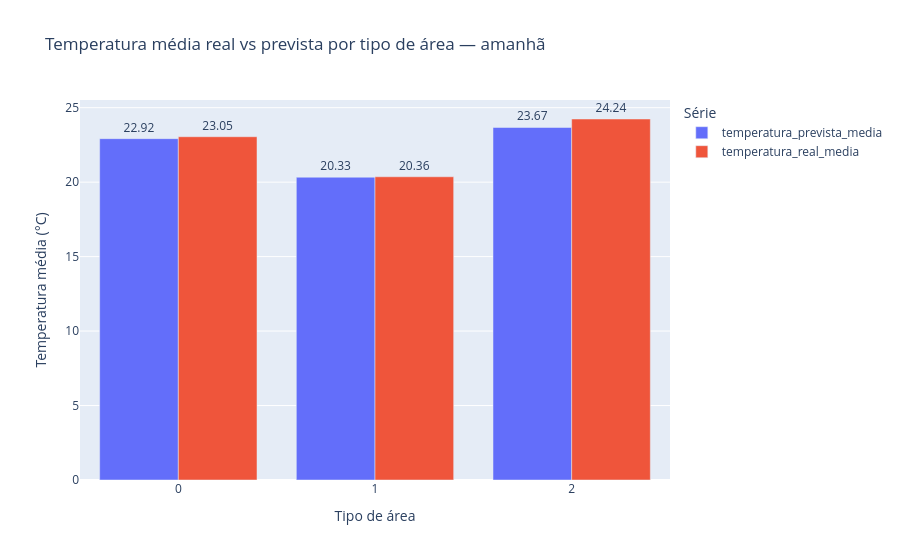

Notebook code cell kept with this figure:
### Code cell
media_tipo_area_amanha.createOrReplaceTempView("media_tipo_area_amanha")

media_tipo_area_long = spark.sql("""
    SELECT
        tipo_area_idx,
        'temperatura_real_media' AS tipo,
        temperatura_real_media AS temperatura_media
    FROM media_tipo_area_amanha

    UNION ALL

    SELECT
        tipo_area_idx,
        'temperatura_prevista_media' AS tipo,
        temperatura_prevista_media AS temperatura_media
    FROM media_tipo_area_amanha
""")

media_tipo_area_long.createOrReplaceTempView("media_tipo_area_long")

media_tipo_area_long_rows = spark.sql("""
    SELECT
        tipo_area_idx,
        tipo,
        temperatura_media
    FROM media_tipo_area_long
    ORDER BY tipo_area_idx, tipo
""").collect()

media_tipo_area_long_plot = {
    "tipo_area_idx": [row["tipo_area_idx"] for row in media_tipo_area_long_rows],
    "tipo": [row["tipo"] for row in media_tipo_area_long_rows],
    "temperatura_media": [row["temperatura_media"] for row in media_tipo_area_long_rows]
}

fig = px.bar(
    media_tipo_area_long_plot,
    x="tipo_area_idx",
    y="temperatura_media",
    color="tipo",
    barmode="group",
    text="temperatura_media",
    title="Temperatura média real vs prevista por tipo de área — amanhã",
    labels={
        "tipo_area_idx": "Tipo de área",
        "temperatura_media": "Temperatura média (°C)",
        "tipo": "Série"
    }
)

fig.update_traces(texttemplate="%{text:.2f}", textposition="outside")
fig.show()

### Figure 1 — Plotly figure (JSON) as saved in the notebook; plotly's stock layout.template omitted (floating-point values rounded to 4 significant figures)
{"data": [{"alignmentgroup": "True", "hovertemplate": "Série=temperatura_prevista_media<br>Tipo de área=%{x}<br>Temperatura média (°C)=%{text}<extra></extra>", "legendgroup": "temperatura_prevista_media", "marker": {"color": "#636efa", "pattern": {"shape": ""}}, "name": "temperatura_prevista_media", "offsetgroup": "temperatura_prevista_media", "orientation": "v", "showlegend": true, "text": [22.92, 20.33, 23.67], "textposition": "outside", "texttemplate": "%{text:.2f}", "type": "bar", "x": [0.0, 1.0, 2.0], "xaxis": "x", "y": [22.92, 20.33, 23.67], "yaxis": "y"}, {"alignmentgroup": "True", "hovertemplate": "Série=temperatura_real_media<br>Tipo de área=%{x}<br>Temperatura média (°C)=%{text}<extra></extra>", "legendgroup": "temperatura_real_media", "marker": {"color": "#EF553B", "pattern": {"shape": ""}}, "name": "temperatura_real_media", "offsetgroup": "temperatura_real_media", "orientation": "v", "showlegend": true, "text": [23.05, 20.36, 24.24], "textposition": "outside", "texttemplate": "%{text:.2f}", "type": "bar", "x": [0.0, 1.0, 2.0], "xaxis": "x", "y": [23.05, 20.36, 24.24], "yaxis": "y"}], "layout": {"barmode": "group", "legend": {"title": {"text": "Série"}, "tracegroupgap": 0}, "title": {"text": "Temperatura média real vs prevista por tipo de área — amanhã"}, "xaxis": {"anchor": "y", "domain": [0, 1], "title": {"text": "Tipo de área"}}, "yaxis": {"anchor": "x", "domain": [0, 1], "title": {"text": "Temperatura média (°C)"}}}}
